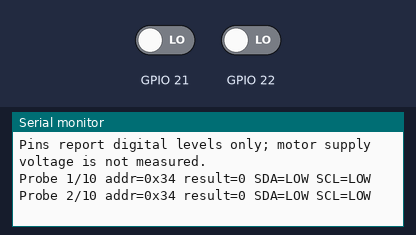
Bench run of a program on a simulated ESP32. Parts: the last lines printed to the serial monitor. The test bench sets the inputs (shaded band); at power-on: GPIO 21 LOW, GPIO 22 LOW.

Above: at 1.4 s.
1.5 s: GPIO 21 driven HIGH
At 2.7 s:
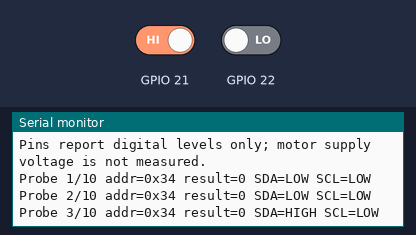
4.7 s: GPIO 22 driven HIGH
At 6.0 s:
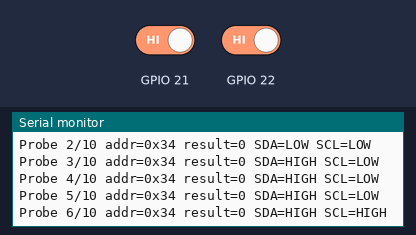
7.7 s: GPIO 21 driven LOW
At 9.0 s:
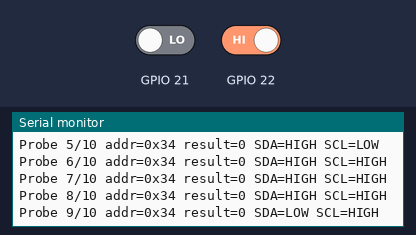

Measured:
- after the input at 1.5 s, the serial monitor: prints a new line after 0.71 s (image 1)
- after the input at 4.7 s, the serial monitor: prints a new line after 0.51 s (image 2)
- after the input at 7.7 s, the serial monitor: prints a new line after 0.51 s (image 3)

The program:

main.cpp
```cpp
/*
Communication-only diagnostic. No geometry, PWM, speed commands, motor type or
encoder-polarity writes are involved. We send only the I2C device address and
ask whether a device acknowledges it, like the probe used in an I2C scanner.

This firmware does NOT stop a previously powered motor driver. Power everything
off before this experiment and keep wheels clear; use physical power removal
if needed. There is deliberately no `arm` or motion command here.

The current movement program retries stop writes every 250ms when idle. This
experiment removes that traffic to test basic contact with the driver alone.
*/
#include <Arduino.h>
#include <Wire.h>
#include "../../include/robot_config.h" // Use exactly the same pins/address/clock as the controls.

constexpr unsigned sampleLimit = 10; // Ten independent observations, then remain quiet.
constexpr unsigned samplePeriodMs = 1000; // One observation per second, easy to compare to LED blinking.
unsigned samples = 0; // Zero probes performed until setup() calls probeDriver().
uint32_t lastSample = 0; // millis timestamp set whenever a probe is performed.

void probeDriver() {
    // Read digital logic levels WITHOUT changing pin direction or driving them.
    // These are NOT voltage measurements and cannot validate 3.3V compatibility.
    const int sdaBefore = digitalRead(config::sda);
    const int sclBefore = digitalRead(config::scl);
    Wire.beginTransmission(config::driverAddress);
    // Intentionally no Wire.write(): no register number or motor payload.
    const uint8_t result = Wire.endTransmission();
    ++samples;
    lastSample = millis();
    Serial.printf("Probe %u/%u addr=0x%02X result=%u SDA=%s SCL=%s\n",
        samples, sampleLimit, unsigned(config::driverAddress), unsigned(result),
        sdaBefore ? "HIGH" : "LOW", sclBefore ? "HIGH" : "LOW");
    if (samples == sampleLimit)
        Serial.println("FINISHED: no more probes until reset. No motor commands sent.");
}

void setup() {
    Serial.begin(config::serialBaud);
    delay(config::startupWaitMs);
    Serial.println("SWRM I2C-ONLY DIAGNOSTIC v1. No motor commands.");
    Serial.println("Results: 0=ACK, 2=NACK, 4=other error, 5=timeout (installed ESP32 Wire library).");
    Serial.println("Pins report digital levels only; motor supply voltage is not measured.");
    Wire.begin(config::sda, config::scl);
    Wire.setClock(config::i2cClockHz);
    Wire.setTimeOut(config::i2cTimeoutMs);
    probeDriver();
}

void loop() {
    if (samples < sampleLimit && millis()-lastSample >= samplePeriodMs) probeDriver();
    delay(config::loopPauseMs);
}
```
